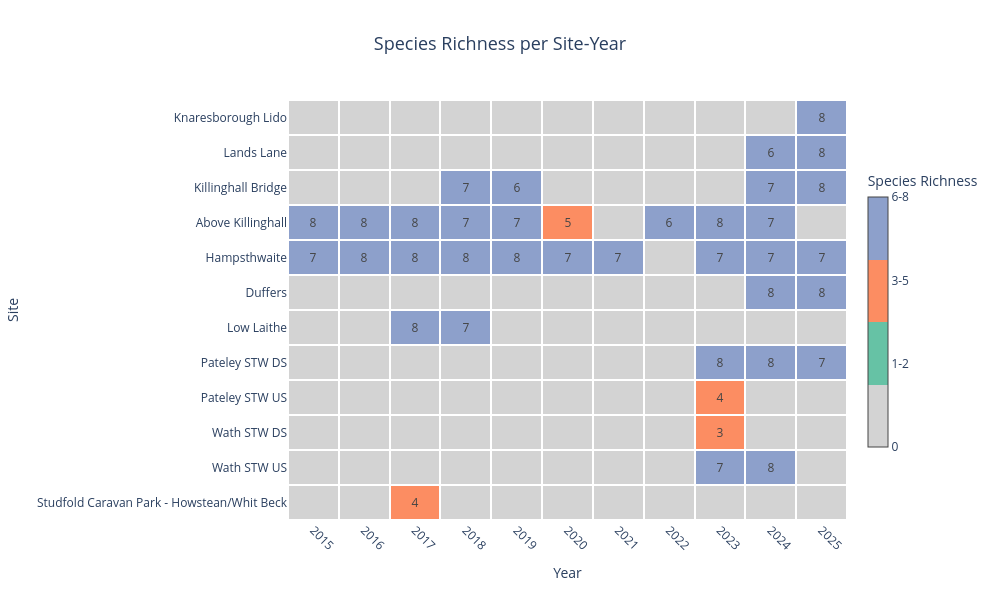

Write notebook code for a chart like this one.
### Code cell
species_cols = [
    'count_cased_caddis', 'count_caseless_caddis',
    'count_mayfly_(ephemeridae)', 'count_blue-winged_olive_(ephemerellidae)',
    'count_flat-bodied_stone_clinger_(heptageniidae)',
    'count_olives_(baetidae)', 'count_stoneflies_(plecoptera)',
    'count_freshwater_shrimp'
]

df_nidd['year'] = df_nidd['recorded_date'].dt.year

species_sum = df_nidd.groupby(['site','year'])[species_cols].sum()
species_richness_per_year = (species_sum > 0).sum(axis=1).reset_index(name='species_richness')

# Full site × year grid
sites = df_nidd['site'].unique()
years = np.arange(df_nidd['year'].min(), df_nidd['year'].max()+1)
full_grid = pd.MultiIndex.from_product([sites, years], names=['site','year']).to_frame(index=False)

species_richness_per_year = full_grid.merge(
    species_richness_per_year, on=['site','year'], how='left'
)
species_richness_per_year['species_richness'] = species_richness_per_year['species_richness'].fillna(0).astype(int)

# Upstream → downstream order
hydro_order_full = [
    "Studfold Caravan Park - Howstean/Whit Beck",
    "Wath STW US",
    "Wath STW DS",
    "Pateley STW US",
    "Pateley STW DS",
    "Low Laithe",
    "Duffers",
    "Hampsthwaite",
    "Above Killinghall",
    "Killinghall Bridge",
    "Lands Lane",
    "Knaresborough Lido"
]

species_richness_per_year['site'] = pd.Categorical(
    species_richness_per_year['site'], categories=hydro_order_full, ordered=True
)
species_richness_per_year = species_richness_per_year.sort_values(['site','year'])

# --- Bin species richness into ranges ---
def richness_bin(val):
    if val == 0:
        return 0  # Grey
    elif 1 <= val <= 2:
        return 1
    elif 3 <= val <= 5:
        return 2
    else:
        return 3

z_discrete = species_richness_per_year.pivot(index='site', columns='year', values='species_richness')
z_discrete = z_discrete.map(richness_bin)

# Labels: hide zeros
text_values = species_richness_per_year.pivot(index='site', columns='year', values='species_richness')
text_values = text_values.map(lambda x: str(x) if x > 0 else "")

# Colorblind-friendly palette
colors = ["#D3D3D3", "#66C2A5", "#FC8D62", "#8DA0CB"]  # grey, green, orange, blue
colorscale = [
    [0.0, colors[0]], [0.25, colors[0]],
    [0.25, colors[1]], [0.5, colors[1]],
    [0.5, colors[2]], [0.75, colors[2]],
    [0.75, colors[3]], [1.0, colors[3]],
]

hover_text = species_richness_per_year.pivot(index='site', columns='year', values='species_richness').map(str)

# --- Plot ---
fig = go.Figure(
    go.Heatmap(
        z=z_discrete,
        x=text_values.columns,
        y=text_values.index,
        text=text_values,
        texttemplate="%{text}",
        customdata=hover_text,
        hovertemplate="Site: %{y}<br>Year: %{x}<br>Species Richness: %{customdata}<extra></extra>",
        colorscale=colorscale,
        showscale=True,
        zmin=0,
        zmax=3,
        xgap=2,
        ygap=2,
        colorbar=dict(
            tickvals=[0,1,2,3],
            ticktext=["0","1-2","3-5","6-8"],
            title="Species Richness",
            lenmode="fraction",
            len=0.7,
            thickness=20,
            outlinewidth=1
        )
    )
)

fig.update_layout(
    height=600,
    width=1000,
    title=dict(text='Species Richness per Site-Year', x=0.5, font=dict(size=18)),
    xaxis=dict(title='Year', tickmode='array', tickvals=list(text_values.columns), tickangle=45),
    yaxis_title='Site',
    plot_bgcolor='white'
)

fig.update_xaxes(showgrid=False, zeroline=False)
fig.update_yaxes(showgrid=False, zeroline=False)

fig.show()

### Figure 1 — Plotly figure (JSON) as saved in the notebook; plotly's stock layout.template omitted (floating-point values rounded to 4 significant figures; data arrays with more than 128 entries replaced by an {"elided": "..."} marker saying what was removed)
{"data": [{"colorbar": {"len": 0.7, "lenmode": "fraction", "outlinewidth": 1, "thickness": 20, "ticktext": ["0", "1-2", "3-5", "6-8"], "tickvals": [0, 1, 2, 3], "title": {"text": "Species Richness"}}, "colorscale": [[0, "#D3D3D3"], [0.25, "#D3D3D3"], [0.25, "#66C2A5"], [0.5, "#66C2A5"], [0.5, "#FC8D62"], [0.75, "#FC8D62"], [0.75, "#8DA0CB"], [1, "#8DA0CB"]], "customdata": {"elided": "12x11 str values"}, "hovertemplate": "Site: %{y}<br>Year: %{x}<br>Species Richness: %{customdata}<extra></extra>", "showscale": true, "text": {"elided": "12x11 str values"}, "texttemplate": "%{text}", "type": "heatmap", "x": [2015, 2016, 2017, 2018, 2019, 2020, 2021, 2022, 2023, 2024, 2025], "xgap": 2, "y": ["Studfold Caravan Park - Howstean/Whit Beck", "Wath STW US", "Wath STW DS", "Pateley STW US", "Pateley STW DS", "Low Laithe", "Duffers", "Hampsthwaite", "Above Killinghall", "Killinghall Bridge", "Lands Lane", "Knaresborough Lido"], "ygap": 2, "z": {"elided": "12x11 int values"}, "zmax": 3, "zmin": 0}], "layout": {"height": 600, "plot_bgcolor": "white", "title": {"font": {"size": 18}, "text": "Species Richness per Site-Year", "x": 0.5}, "width": 1000, "xaxis": {"autorange": true, "range": [2014.0, 2026.0], "showgrid": false, "tickangle": 45, "tickmode": "array", "tickvals": [2015, 2016, 2017, 2018, 2019, 2020, 2021, 2022, 2023, 2024, 2025], "title": {"text": "Year"}, "type": "linear", "zeroline": false}, "yaxis": {"autorange": true, "range": [-0.5, 11.5], "showgrid": false, "title": {"text": "Site"}, "type": "category", "zeroline": false}}}
